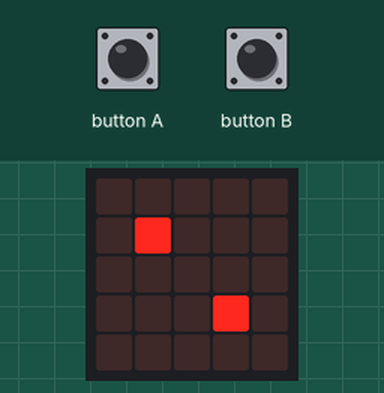
A program run on a simulated BBC micro:bit running MicroPython. Parts: the board's 5×5 LED display. The test bench sets the inputs (shaded band). Random numbers come from a fixed seed.

Above: at 1.2 s.
1.3 s: button A pressed for 0.15 s
At 1.31 s:
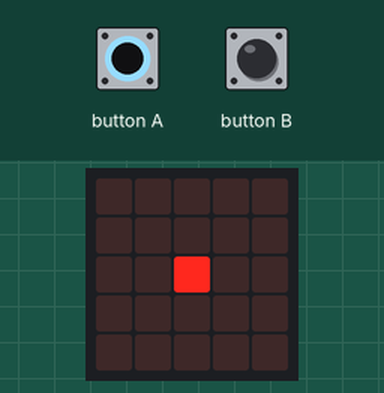
2.0 s: button B pressed for 3.2 s
At 4.3 s:
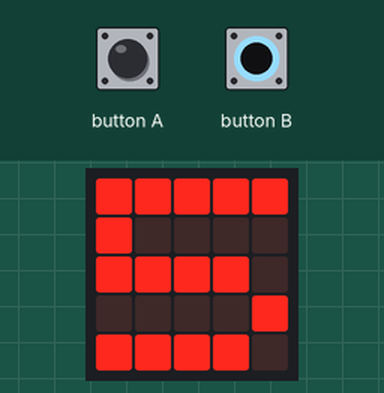
6.7 s: button A pressed for 1 s
At 6.81 s:
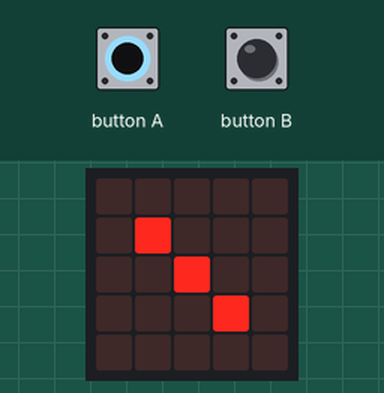
8.3 s: button B pressed for 1 s
At 9.26 s:
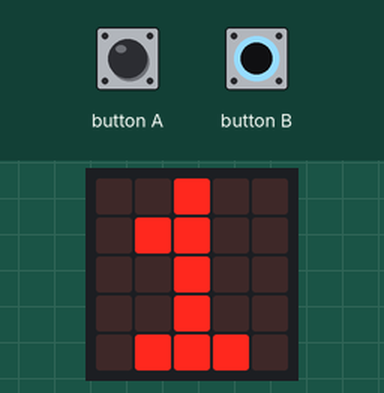
10.8 s: button A pressed for 3.2 s
At 10.97 s:
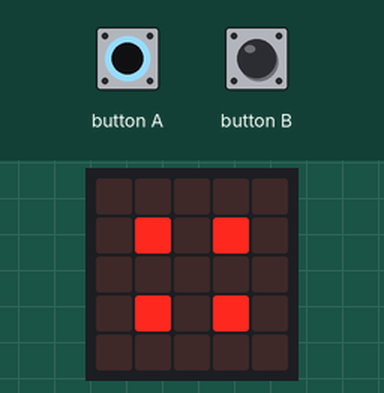

The program:

dice-button.py
```python
from microbit import *

import random

dice_face = [
    Image('::009'),
    Image(':09::0009'),
    Image(':09:009:0009'),
    Image(':0909::0909'),
    Image(':0909:009:0909'),
    Image(':0909:0909:0909')
]


def throw_dice():
    for i in range(10):
        for n in range(6):
            display.show(dice_face[n])
            sleep(40)


outcome = random.choice(range(6))
while(True):
    if button_a.is_pressed():
        throw_dice()
        outcome = random.choice(range(6))
    sleep(50)
    display.show(dice_face[outcome])
    if button_b.is_pressed():
        display.show(str(outcome + 1))
```

Measured:
- after the input at 1.3 s, the display: changes at once (image 1)
- after the input at 6.7 s, the display: first changes at once (image 3 shows a later state)
- after the input at 10.8 s, the display: first changes after 0.09 s (image 5 shows a later state)
